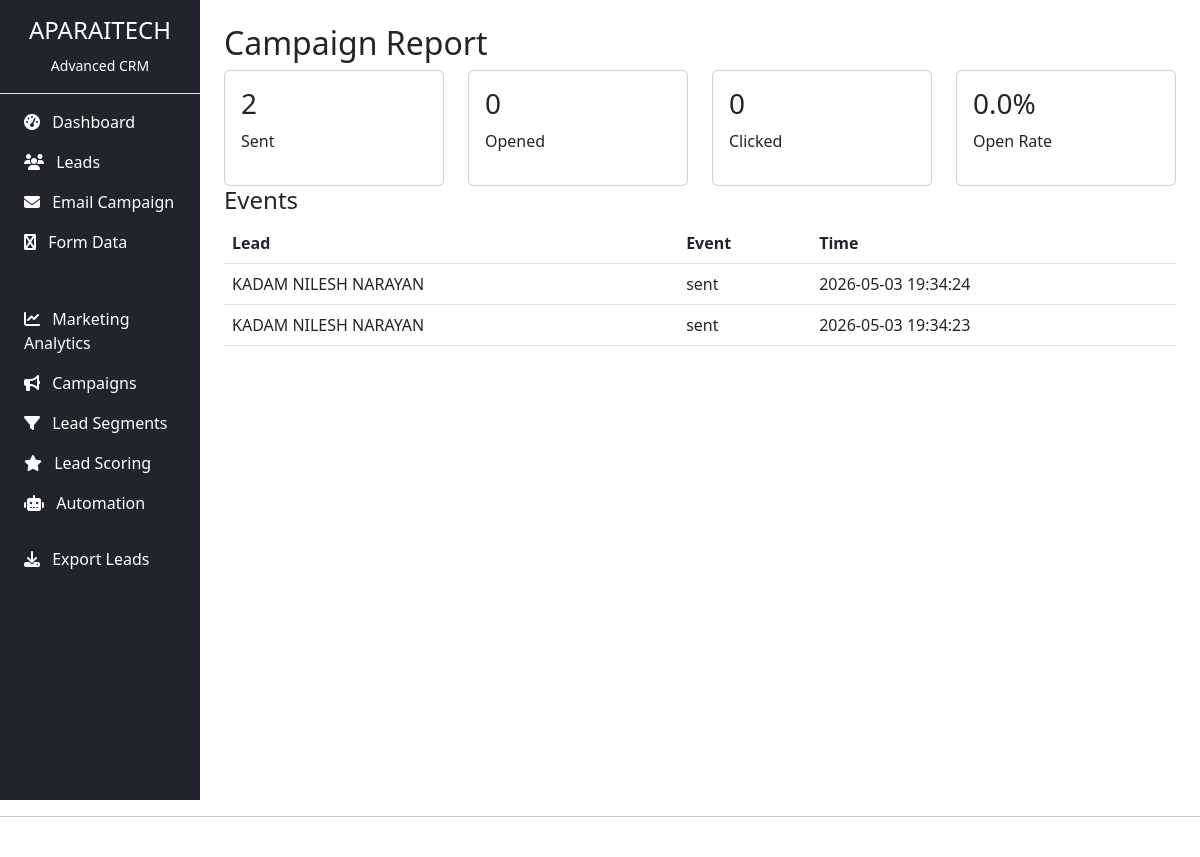
The app's page /campaign/stats/0 with its own data.
### tables this page shows
CREATE TABLE email_events (
            id INTEGER PRIMARY KEY AUTOINCREMENT,
            lead_id INTEGER,
            campaign_id INTEGER,
            event_type TEXT,
            link_url TEXT,
            created_at TIMESTAMP DEFAULT CURRENT_TIMESTAMP
        );

CREATE TABLE leads (
            id INTEGER PRIMARY KEY AUTOINCREMENT,
            name TEXT NOT NULL,
            email TEXT UNIQUE NOT NULL,
            phone TEXT,
            company TEXT,
            status TEXT DEFAULT 'New',
            score INTEGER DEFAULT 0,
            created_at TIMESTAMP DEFAULT CURRENT_TIMESTAMP
        );

### app.py (the view)
@app.route('/campaign/stats/<int:campaign_id>')
def campaign_stats_route(campaign_id):
    stats = get_campaign_stats(campaign_id)
    db = get_db()
    events = db.execute('''SELECT e.event_type, e.created_at, l.name
                           FROM email_events e JOIN leads l ON e.lead_id=l.id
                           WHERE e.campaign_id=? ORDER BY e.created_at DESC''', (campaign_id,)).fetchall()
    return render_template('campaign_report.html', stats=stats, events=events)

### app.py (called while the page is built)
@app.teardown_appcontext
def close_connection(exception):
    db = getattr(g, '_database', None)
    if db is not None:
        db.close()

### database.py (called while the page is built)
def get_db():
    db = getattr(g, '_database', None)
    if db is None:
        db = g._database = sqlite3.connect(DATABASE)
        db.row_factory = sqlite3.Row
    return db

### marketing.py (called while the page is built)
def get_campaign_stats(campaign_id):
    db = get_db()
    sent = db.execute('SELECT COUNT(*) FROM email_events WHERE campaign_id=? AND event_type="sent"', (campaign_id,)).fetchone()[0]
    opened = db.execute('SELECT COUNT(*) FROM email_events WHERE campaign_id=? AND event_type="opened"', (campaign_id,)).fetchone()[0]
    clicked = db.execute('SELECT COUNT(*) FROM email_events WHERE campaign_id=? AND event_type="clicked"', (campaign_id,)).fetchone()[0]
    open_rate = round(opened / sent * 100, 1) if sent else 0
    click_rate = round(clicked / sent * 100, 1) if sent else 0
    return {'sent': sent, 'opened': opened, 'clicked': clicked, 'open_rate': open_rate, 'click_rate': click_rate}

### templates/campaign_report.html
{% extends "base.html" %}
{% block content %}
<h2>Campaign Report</h2>
<div class="row">
    <div class="col-3"><div class="card"><div class="card-body"><h3>{{ stats.sent }}</h3><p>Sent</p></div></div></div>
    <div class="col-3"><div class="card"><div class="card-body"><h3>{{ stats.opened }}</h3><p>Opened</p></div></div></div>
    <div class="col-3"><div class="card"><div class="card-body"><h3>{{ stats.clicked }}</h3><p>Clicked</p></div></div></div>
    <div class="col-3"><div class="card"><div class="card-body"><h3>{{ stats.open_rate }}%</h3><p>Open Rate</p></div></div></div>
</div>
<h4>Events</h4>
<table class="table"><thead><tr><th>Lead</th><th>Event</th><th>Time</th></tr></thead><tbody>
{% for e in events %}<tr><td>{{ e.name }}</td><td>{{ e.event_type }}</td><td>{{ e.created_at }}</td></tr>{% endfor %}
</tbody></table>
{% endblock %}

### records on screen
email_events: name "KADAM NILESH NARAYAN", event_type "sent", created_at "2026-05-03 19:34:24"
email_events: name "KADAM NILESH NARAYAN", event_type "sent", created_at "2026-05-03 19:34:23"

### other values on screen
{{ stats.sent }} "2"
{{ stats.opened }} "0"
{{ stats.clicked }} "0"
{{ stats.open_rate }} "0.0"
